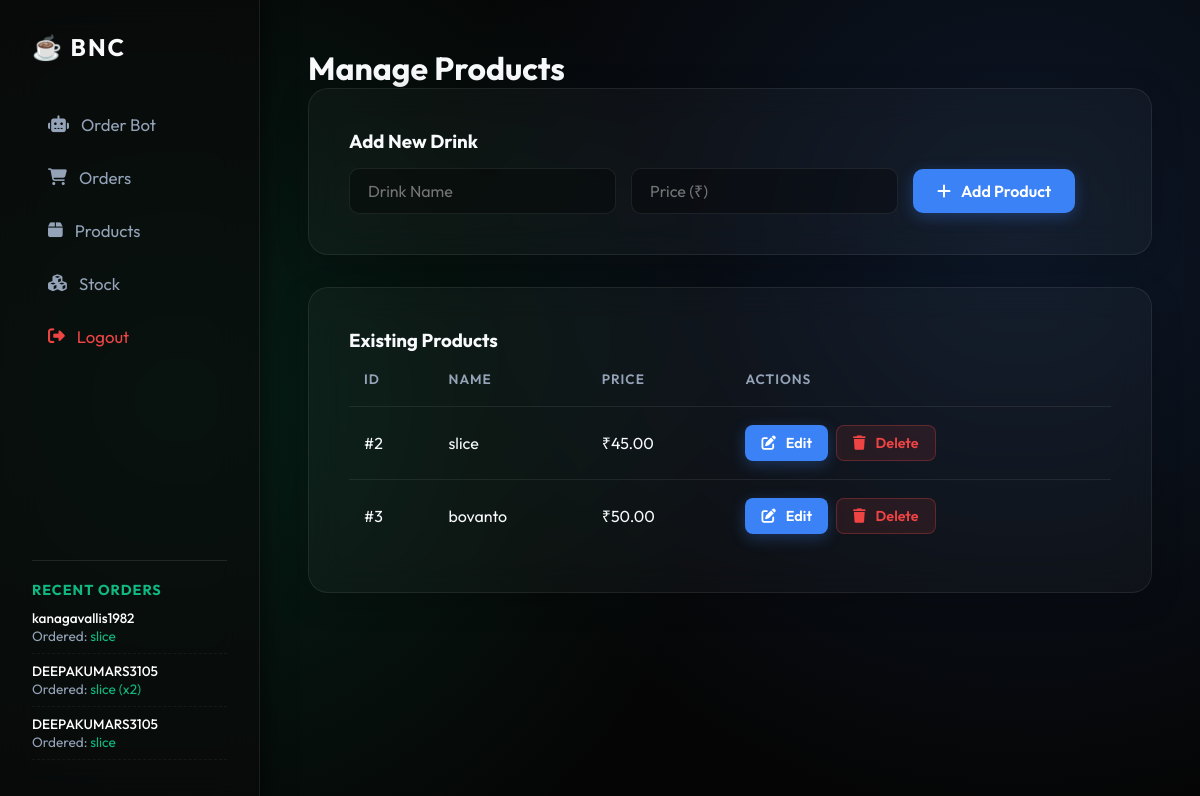
The app's page /admin/products (signed in) with its own data.
### app.py (models this page shows)
class Order(db.Model):
    id = db.Column(db.Integer, primary_key=True)
    user_id = db.Column(db.Integer, db.ForeignKey('user.id'), nullable=False)
    product_name = db.Column(db.String(100), nullable=False)
    price = db.Column(db.Float, nullable=False)
    order_date = db.Column(db.DateTime, default=datetime.utcnow)

class User(db.Model):
    id = db.Column(db.Integer, primary_key=True)
    email = db.Column(db.String(100), nullable=False, unique=True)
    mobile = db.Column(db.String(20), nullable=True)
    password = db.Column(db.String(100), nullable=False)
    role = db.Column(db.String(20), nullable=False, default='user')
    orders = db.relationship('Order', backref='user', lazy=True)

class Product(db.Model):
    id = db.Column(db.Integer, primary_key=True)
    name = db.Column(db.String(100), nullable=False, unique=True)
    price = db.Column(db.Float, nullable=False)
    stock = db.Column(db.Integer, nullable=False, default=0)

### app.py (the view, shortened to what this page needs)
@app.route('/admin/products', methods=['GET', 'POST'])
@admin_required
def admin_products():
    products = Product.query.all()
    return render_template('admin_products.html', products=products)

### app.py (called while the page is built)
def admin_required(f):
    @wraps(f)
    def decorated_function(*args, **kwargs):
        if 'user_id' not in session or session.get('role') != 'admin':
            return redirect(url_for('index'))
        return f(*args, **kwargs)
    return decorated_function

@app.context_processor
def inject_recent_orders():
    if session.get('role') == 'admin':
        recent_orders = Order.query.order_by(Order.order_date.desc()).limit(5).all()
        low_stock_products = Product.query.filter(Product.stock <= 5).all()
        return dict(recent_orders=recent_orders, low_stock_products=low_stock_products)
    return dict(recent_orders=[], low_stock_products=[])

### templates/admin_products.html (shortened to what this page needs)
{% extends 'base.html' %}
{% block content %}
<div class="admin-wrapper">
    <h1>Manage Products</h1>
    <div class="glass-panel form-panel">
        <h3>Add New Drink</h3>
        <form method="POST" action="{{ url_for('admin_products') }}">
            <div class="form-group">
                <input type="text" name="name" placeholder="Drink Name" required>
                <input type="number" step="0.01" name="price" placeholder="Price (₹)" required>
                <button type="submit" class="btn primary-btn"><i class="fas fa-plus"></i> Add Product</button>
            </div>
        </form>
    </div>
    <div class="glass-panel table-panel mt-4">
        <h3>Existing Products</h3>
        <table>
            <thead>
                <tr>
                    <th>ID</th>
                    <th>Name</th>
                    <th>Price</th>
                    <th>Actions</th>
                </tr>
            </thead>
            <tbody>
                {% for prod in products %}
                <tr>
                    <td>#{{ prod.id }}</td>
                    <td>{{ prod.name }}</td>
                    <td>₹{{ "%.2f"|format(prod.price) }}</td>
                    <td class="actions-cell" style="display: flex; gap: 8px;">
                        <button type="button" class="btn primary-btn sm-btn" onclick="openEditModal('{{ prod.id }}', '{{ prod.name|escape }}', '{{ prod.price }}')">
                            <i class="fas fa-edit"></i> Edit
                        </button>
                        <form method="POST" action="{{ url_for('admin_products') }}" style="display:inline; margin: 0;">
                            <button type="submit" class="btn danger-btn sm-btn"><i class="fas fa-trash"></i> Delete</button>
                        </form>
                    </td>
                </tr>
                {% else %}
                <tr>
                    <td colspan="4">No products found. Add some above!</td>
                </tr>
                {% endfor %}
            </tbody>
        </table>
    </div>
</div>
{% endblock %}

### templates/base.html (shortened to what this page needs)
<!DOCTYPE html>
<html lang="en">
<head>
    <link rel="stylesheet" href="{{ url_for('static', filename='css/style.css') }}">
    <link rel="stylesheet" href="https://cdnjs.cloudflare.com/ajax/libs/font-awesome/6.4.0/css/all.min.css">
</head>
<body>
    <div class="app-container">
        <nav class="sidebar">
            <div class="logo">
                <h2>☕ BNC</h2>
            </div>
            <ul class="nav-links">
                <li><a href="{{ url_for('index') }}" class="nav-item"><i class="fas fa-robot"></i> Order Bot</a></li>
                {% if session.get('role') == 'admin' %}
                <li><a href="{{ url_for('admin_orders') }}" class="nav-item"><i class="fas fa-shopping-cart"></i> Orders</a></li>
                <li><a href="{{ url_for('admin_products') }}" class="nav-item"><i class="fas fa-box"></i> Products</a></li>
                <li>
                    <a href="{{ url_for('admin_stock') }}" class="nav-item">
                        <i class="fas fa-cubes"></i> Stock
                    </a>
                </li>
                {% else %}
                <li><a href="{{ url_for('history') }}" class="nav-item"><i class="fas fa-history"></i> Order History</a></li>
                {% endif %}
                <li style="margin-top: auto;"><a href="{{ url_for('logout') }}" class="nav-item" style="color: #ef4444;"><i class="fas fa-sign-out-alt"></i> Logout</a></li>
            </ul>
            {% if session.get('role') == 'admin' %}
            <div class="recent-orders-sidebar" style="margin-top: 20px; padding-top: 20px; border-top: 1px solid rgba(255,255,255,0.1);">
                <h3 style="color: var(--primary); font-size: 0.9rem; text-transform: uppercase; letter-spacing: 1px; margin-bottom: 10px;">Recent Orders</h3>
                {% if recent_orders %}
                    <ul style="list-style: none; padding: 0; margin: 0; font-size: 0.85rem; color: var(--text-muted);">
                    {% for ro in recent_orders %}
                        <li style="margin-bottom: 8px; padding-bottom: 8px; border-bottom: 1px dashed rgba(255,255,255,0.05);">
                            <span style="color: white; font-weight: 500;">{{ ro.user.email.split('@')[0] }}</span><br>
                            Ordered: <span style="color: var(--primary);">{{ ro.product_name }}</span>
                        </li>
                    {% endfor %}
                    </ul>
                {% else %}
                    <p style="font-size: 0.8rem; color: var(--text-muted);">No orders yet.</p>
                {% endif %}
            </div>
            {% endif %}
        </nav>
        <main class="content">
            {% block content %}{% endblock %}
        </main>
    </div>
</body>
</html>

### static/css/style.css (style rules this page uses)
:root { --bg-color: #050505; --glass-bg: rgba(255, 255, 255, 0.03); --glass-border: rgba(255, 255, 255, 0.08); --primary: #10b981; --primary-hover: #059669; --danger: #ef4444; --warning: #f59e0b; --text-main: #f8fafc; --text-muted: #94a3b8; --sidebar-bg: rgba(10, 10, 10, 0.6); --accent: #3b82f6; --accent-hover: #2563eb; }
* { margin: 0; padding: 0; box-sizing: border-box; font-family: 'Outfit', sans-serif; }
body { background-color: var(--bg-color); color: var(--text-main); min-height: 100vh; background-image: radial-gradient(circle at 15% 50%, rgba(16, 185, 129, 0.15) 0%, transparent 50%), radial-gradient(circle at 85% 30%, rgba(59, 130, 246, 0.15) 0%, transparent 50%); background-attachment: fixed; }
.app-container { display: flex; height: 100vh; }
.sidebar { width: 260px; background: var(--sidebar-bg); backdrop-filter: blur(20px); border-right: 1px solid var(--glass-border); padding: 2rem; display: flex; flex-direction: column; box-shadow: 4px 0 24px rgba(0,0,0,0.5); z-index: 10; }
.logo h2 { color: var(--text-main); margin-bottom: 2.5rem; font-weight: 700; letter-spacing: 2px; display: flex; align-items: center; gap: 10px; }
.nav-links { list-style: none; flex: 1; }
.nav-links li { margin-bottom: 0.5rem; }
.nav-item { text-decoration: none; color: var(--text-muted); font-size: 1.05rem; display: flex; align-items: center; gap: 12px; padding: 12px 16px; border-radius: 12px; transition: all 0.3s cubic-bezier(0.4, 0, 0.2, 1); }
.content { flex: 1; padding: 3rem; overflow-y: auto; }
.glass-panel { background: var(--glass-bg); backdrop-filter: blur(16px); border: 1px solid var(--glass-border); border-radius: 20px; padding: 2.5rem; box-shadow: 0 8px 32px rgba(0, 0, 0, 0.2); }
.mt-4 { margin-top: 2rem; }
input[type="text"], input[type="number"], input[type="email"], input[type="password"] { background: rgba(0, 0, 0, 0.3); border: 1px solid var(--glass-border); color: white; padding: 12px 18px; border-radius: 10px; outline: none; font-size: 1rem; transition: all 0.3s; }
.form-group { display: flex; gap: 15px; align-items: center; margin-top: 15px; }
.btn { padding: 12px 24px; border-radius: 10px; border: none; cursor: pointer; font-weight: 600; font-size: 1rem; transition: all 0.3s ease; display: inline-flex; align-items: center; gap: 10px; }
.primary-btn { background: var(--accent); color: white; box-shadow: 0 4px 15px rgba(59, 130, 246, 0.3); }
.danger-btn { background: rgba(239, 68, 68, 0.1); color: var(--danger); border: 1px solid rgba(239,68,68,0.3); }
.sm-btn { padding: 8px 16px; font-size: 0.9rem; border-radius: 8px; }
table { width: 100%; border-collapse: separate; border-spacing: 0; }
th, td { padding: 18px 15px !important; text-align: left; border-bottom: 1px solid var(--glass-border) !important; color: var(--text-main); }
th { color: var(--text-muted) !important; font-weight: 600; text-transform: uppercase; font-size: 0.85rem; letter-spacing: 1px; }
tr:last-child td { border-bottom: none !important; }
tr { transition: background-color 0.2s; }

### records on screen
Order: user.email "kanagavallis1982", product_name "slice"
Order: user.email "DEEPAKUMARS3105", product_name "slice (x2)"
Order: user.email "DEEPAKUMARS3105", product_name "slice"
Product: id "2", name "slice", price "45.00"
Product: id "3", name "bovanto", price "50.00"
